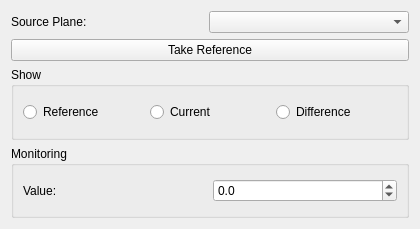
<?xml version="1.0" encoding="UTF-8"?>
<ui version="4.0">
 <class>InfusionMonitor</class>
 <widget class="QWidget" name="InfusionMonitor">
  <property name="geometry">
   <rect>
    <x>0</x>
    <y>0</y>
    <width>420</width>
    <height>229</height>
   </rect>
  </property>
  <property name="windowTitle">
   <string>Form</string>
  </property>
  <layout class="QVBoxLayout" name="verticalLayout_2">
   <item>
    <layout class="QVBoxLayout" name="verticalLayout_5">
     <item>
      <layout class="QVBoxLayout" name="verticalLayout_top">
       <item>
        <layout class="QHBoxLayout" name="horizontalLayout_8">
         <property name="spacing">
          <number>50</number>
         </property>
         <property name="sizeConstraint">
          <enum>QLayout::SetDefaultConstraint</enum>
         </property>
         <item>
          <layout class="QHBoxLayout" name="horizontalLayout">
           <item>
            <widget class="QLabel" name="label">
             <property name="text">
              <string>Source Plane:</string>
             </property>
            </widget>
           </item>
           <item>
            <widget class="QComboBox" name="sourcePlaneComboBox">
             <property name="minimumSize">
              <size>
               <width>200</width>
               <height>0</height>
              </size>
             </property>
            </widget>
           </item>
          </layout>
         </item>
        </layout>
       </item>
       <item>
        <layout class="QHBoxLayout" name="horizontalLayout_12">
         <item>
          <widget class="QPushButton" name="takeRefButton">
           <property name="text">
            <string>Take Reference</string>
           </property>
          </widget>
         </item>
        </layout>
       </item>
      </layout>
     </item>
     <item>
      <widget class="QGroupBox" name="showGroupBox">
       <property name="title">
        <string>Show</string>
       </property>
       <layout class="QVBoxLayout" name="verticalLayout_10">
        <item>
         <layout class="QVBoxLayout" name="verticalLayout_9">
          <item>
           <layout class="QHBoxLayout" name="horizontalLayout_2">
            <item>
             <widget class="QRadioButton" name="radioButton_ref">
              <property name="text">
               <string>Reference</string>
              </property>
             </widget>
            </item>
            <item>
             <widget class="QRadioButton" name="radioButton_cur">
              <property name="text">
               <string>Current</string>
              </property>
             </widget>
            </item>
            <item>
             <widget class="QRadioButton" name="radioButton_diff">
              <property name="text">
               <string>Difference</string>
              </property>
             </widget>
            </item>
           </layout>
          </item>
         </layout>
        </item>
       </layout>
      </widget>
     </item>
     <item>
      <widget class="QGroupBox" name="bottomGroupBox">
       <property name="title">
        <string>Monitoring</string>
       </property>
       <layout class="QVBoxLayout" name="verticalLayout_3">
        <item>
         <layout class="QVBoxLayout" name="verticalLayout_4">
          <item>
           <layout class="QHBoxLayout" name="horizontalLayout_5">
            <item>
             <widget class="QLabel" name="label_5">
              <property name="text">
               <string>Value:</string>
              </property>
             </widget>
            </item>
            <item>
             <widget class="QDoubleSpinBox" name="threshold_DoubleSpinBox">
              <property name="decimals">
               <number>1</number>
              </property>
              <property name="minimum">
               <double>-100.000000000000000</double>
              </property>
             </widget>
            </item>
           </layout>
          </item>
         </layout>
        </item>
       </layout>
      </widget>
     </item>
    </layout>
   </item>
  </layout>
 </widget>
 <tabstops>
  <tabstop>sourcePlaneComboBox</tabstop>
 </tabstops>
 <resources/>
 <connections/>
</ui>
